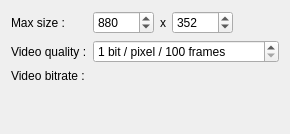
     <widget class="QWidget" name="tabAvi">
      <attribute name="title">
       <string>AVI</string>
      </attribute>
      <layout class="QGridLayout" name="gridLayout_5">
       <item row="0" column="1">
        <widget class="QSpinBox" name="spinAviWidth">
         <property name="suffix">
          <string/>
         </property>
         <property name="minimum">
          <number>100</number>
         </property>
         <property name="maximum">
          <number>10000</number>
         </property>
         <property name="value">
          <number>880</number>
         </property>
        </widget>
       </item>
       <item row="0" column="0">
        <widget class="QLabel" name="labelAviMaxSize">
         <property name="text">
          <string>Max size :</string>
         </property>
        </widget>
       </item>
       <item row="1" column="0">
        <widget class="QLabel" name="labelAviQuality">
         <property name="text">
          <string>Video quality :</string>
         </property>
        </widget>
       </item>
       <item row="0" column="3">
        <widget class="QSpinBox" name="spinAviHeight">
         <property name="suffix">
          <string/>
         </property>
         <property name="minimum">
          <number>100</number>
         </property>
         <property name="maximum">
          <number>10000</number>
         </property>
         <property name="value">
          <number>352</number>
         </property>
        </widget>
       </item>
       <item row="0" column="2">
        <widget class="QLabel" name="labelAviSizeMiddle">
         <property name="text">
          <string>x</string>
         </property>
        </widget>
       </item>
       <item row="0" column="4">
        <spacer name="spacerAviSize">
         <property name="orientation">
          <enum>Qt::Horizontal</enum>
         </property>
         <property name="sizeHint" stdset="0">
          <size>
           <width>40</width>
           <height>20</height>
          </size>
         </property>
        </spacer>
       </item>
       <item row="3" column="1">
        <spacer name="spaceAvi">
         <property name="orientation">
          <enum>Qt::Vertical</enum>
         </property>
         <property name="sizeHint" stdset="0">
          <size>
           <width>20</width>
           <height>40</height>
          </size>
         </property>
        </spacer>
       </item>
       <item row="1" column="1" colspan="4">
        <widget class="QSpinBox" name="spinAviQuality">
         <property name="sizePolicy">
          <sizepolicy hsizetype="MinimumExpanding" vsizetype="Fixed">
           <horstretch>0</horstretch>
           <verstretch>0</verstretch>
          </sizepolicy>
         </property>
         <property name="suffix">
          <string> bit / pixel / 100 frames</string>
         </property>
         <property name="minimum">
          <number>1</number>
         </property>
         <property name="maximum">
          <number>10000</number>
         </property>
         <property name="singleStep">
          <number>1</number>
         </property>
         <property name="value">
          <number>1</number>
         </property>
        </widget>
       </item>
       <item row="2" column="0">
        <widget class="QLabel" name="labelAviBitRate">
         <property name="text">
          <string>Video bitrate :</string>
         </property>
        </widget>
       </item>
       <item row="2" column="1" colspan="4">
        <widget class="QLabel" name="labelAviMaxBitRate">
         <property name="sizePolicy">
          <sizepolicy hsizetype="Expanding" vsizetype="Preferred">
           <horstretch>0</horstretch>
           <verstretch>0</verstretch>
          </sizepolicy>
         </property>
         <property name="text">
          <string/>
         </property>
        </widget>
       </item>
      </layout>
     </widget>
